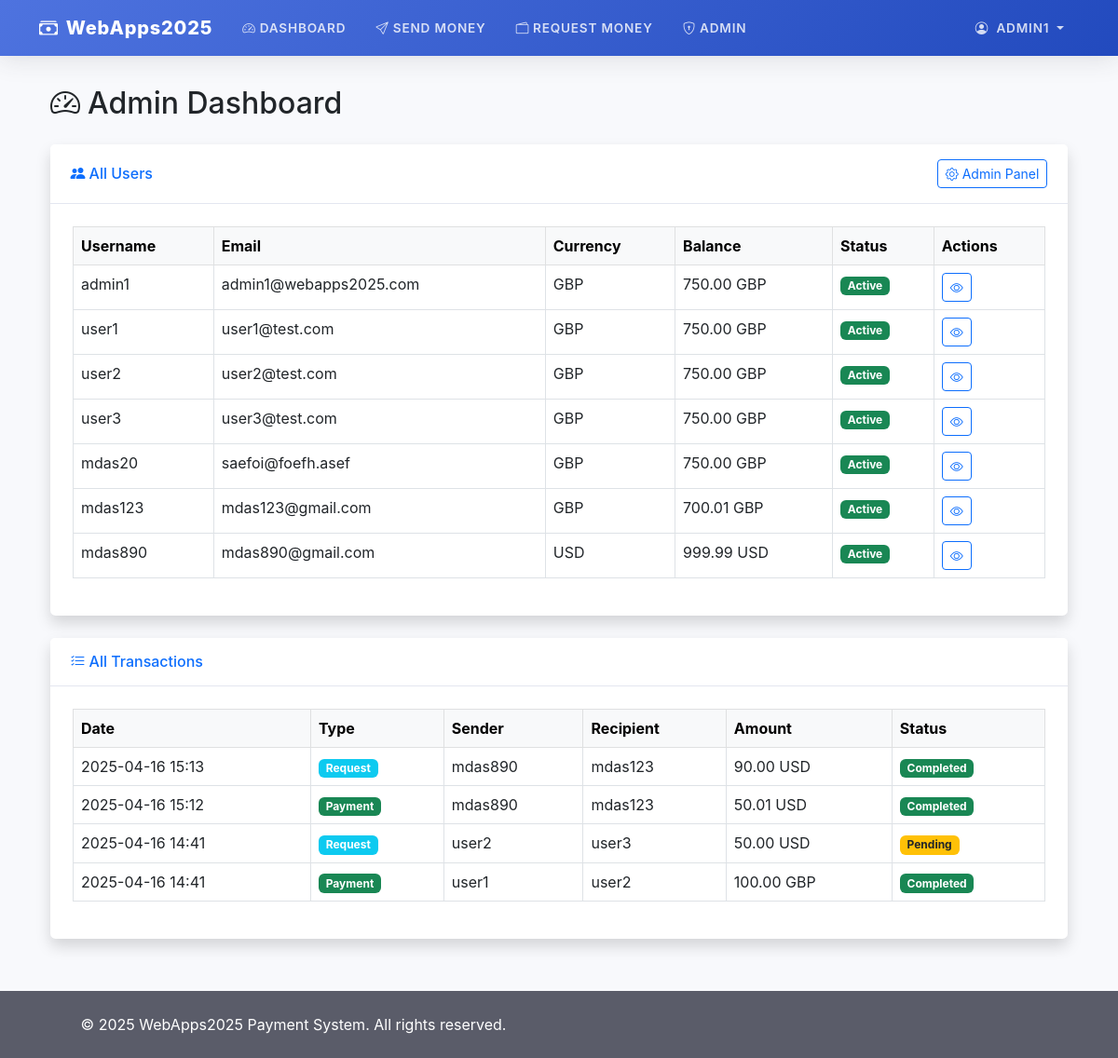
/admin-dashboard/ (signed in), run on the app's committed database.
### payapp/models.py (models this page shows, shortened)
class UserProfile(models.Model):
    user = models.OneToOneField(User, on_delete=models.CASCADE)
    currency = models.CharField(
        max_length=3,
        choices=CURRENCY_CHOICES,
        default='GBP'
    )
    balance = models.DecimalField(
        max_digits=10,
        decimal_places=2,
        default=Decimal('0.00'),
        validators=[MinValueValidator(Decimal('0.00'))]
    )

class Transaction(models.Model):
    TRANSACTION_TYPES = [
        ('PAYMENT', 'Payment'),
        ('REQUEST', 'Request'),
    ]
    STATUS_CHOICES = [
        ('PENDING', 'Pending'),
        ('COMPLETED', 'Completed'),
        ('DECLINED', 'Declined'),
    ]
    sender = models.ForeignKey(
        User,
        related_name='sent_transactions',
        on_delete=models.PROTECT
    )
    recipient = models.ForeignKey(
        User,
        related_name='received_transactions',
        on_delete=models.PROTECT
    )
    amount = models.DecimalField(
        max_digits=10,
        decimal_places=2,
        validators=[MinValueValidator(Decimal('0.01'))]
    )
    currency = models.CharField(max_length=3, choices=CURRENCY_CHOICES)
    transaction_type = models.CharField(max_length=7, choices=TRANSACTION_TYPES)
    status = models.CharField(max_length=9, choices=STATUS_CHOICES, default='PENDING')
    created_at = models.DateTimeField(auto_now_add=True)
    updated_at = models.DateTimeField(auto_now=True)
    description = models.TextField(blank=True, null=True)
    class Meta:
        ordering = ['-created_at']

### payapp/views.py (the view)
# urls.py: path('admin-dashboard/', views.admin_dashboard, name='admin_dashboard'),
@staff_member_required
def admin_dashboard(request):
    if not request.user.is_staff:
        raise PermissionDenied
    users = User.objects.all().select_related('userprofile')
    transactions = Transaction.objects.all().order_by('-created_at')[:50]
    context = {
        'users': users,
        'transactions': transactions,
    }
    return render(request, 'payapp/admin_dashboard.html', context)

### templates/payapp/admin_dashboard.html (shortened to what this page needs)
{% extends 'base.html' %}
{% block content %}
<div class="container-fluid">
    <h2 class="mb-4">
        <i class="bi bi-speedometer2 me-2"></i>Admin Dashboard
    </h2>
    <div class="card shadow mb-4">
        <div class="card-header py-3 d-flex justify-content-between align-items-center">
            <h6 class="m-0 font-weight-bold text-primary">
                <i class="bi bi-people-fill me-1"></i>All Users
            </h6>
            <a href="{% url 'admin:index' %}" class="btn btn-sm btn-outline-primary">
                <i class="bi bi-gear me-1"></i>Admin Panel
            </a>
        </div>
        <div class="card-body">
            <div class="table-responsive">
                <table class="table table-bordered table-hover" width="100%" cellspacing="0">
                    <thead class="table-light">
                        <tr>
                            <th>Username</th>
                            <th>Email</th>
                            <th>Currency</th>
                            <th>Balance</th>
                            <th>Status</th>
                            <th>Actions</th>
                        </tr>
                    </thead>
                    <tbody>
                        {% for user in users %}
                        <tr>
                            <td>{{ user.username }}</td>
                            <td>{{ user.email }}</td>
                            <td>{{ user.userprofile.currency }}</td>
                            <td class="font-weight-bold">
                                {{ user.userprofile.balance }} {{ user.userprofile.currency }}
                            </td>
                            <td>
                                {% if user.is_active %}
                                    <span class="badge bg-success">Active</span>
                                {% else %}
                                    <span class="badge bg-secondary">Inactive</span>
                                {% endif %}
                            </td>
                            <td>
                                <a href="#" class="btn btn-sm btn-outline-primary">
                                    <i class="bi bi-eye"></i>
                                </a>
                            </td>
                        </tr>
                        {% endfor %}
                    </tbody>
                </table>
            </div>
        </div>
    </div>
    <div class="card shadow mb-4">
        <div class="card-header py-3">
            <h6 class="m-0 font-weight-bold text-primary">
                <i class="bi bi-list-check me-1"></i>All Transactions
            </h6>
        </div>
        <div class="card-body">
            <div class="table-responsive">
                <table class="table table-bordered table-hover" width="100%" cellspacing="0">
                    <thead class="table-light">
                        <tr>
                            <th>Date</th>
                            <th>Type</th>
                            <th>Sender</th>
                            <th>Recipient</th>
                            <th>Amount</th>
                            <th>Status</th>
                        </tr>
                    </thead>
                    <tbody>
                        {% for trans in transactions %}
                        <tr>
                            <td>{{ trans.created_at|date:"Y-m-d H:i" }}</td>
                            <td>
                                {% if trans.transaction_type == 'PAYMENT' %}
                                    <span class="badge bg-success">Payment</span>
                                {% else %}
                                    <span class="badge bg-info">Request</span>
                                {% endif %}
                            </td>
                            <td>{{ trans.sender.username }}</td>
                            <td>{{ trans.recipient.username }}</td>
                            <td class="font-weight-bold">
                                {{ trans.amount }} {{ trans.currency }}
                            </td>
                            <td>
                                <span class="badge
                                    {% if trans.status == 'COMPLETED' %}bg-success
                                    {% elif trans.status == 'DECLINED' %}bg-danger
                                    {% else %}bg-warning text-dark{% endif %}">
                                    {{ trans.get_status_display }}
                                </span>
                            </td>
                        </tr>
                        {% endfor %}
                    </tbody>
                </table>
            </div>
        </div>
    </div>
</div>
{% endblock %}

### templates/base.html (shortened to what this page needs)
<!DOCTYPE html>
<html lang="en">
<head>
    <link href="https://cdn.jsdelivr.net/npm/bootstrap@5.3.0/dist/css/bootstrap.min.css" rel="stylesheet">
    <link rel="stylesheet" href="https://cdn.jsdelivr.net/npm/bootstrap-icons@1.10.0/font/bootstrap-icons.css">
</head>
<body>
    <nav class="navbar navbar-expand-lg navbar-dark">
        <div class="container">
            <a class="navbar-brand" href="{% url 'dashboard' %}">
                <i class="bi bi-cash-stack me-2"></i>WebApps2025
            </a>
            <div class="collapse navbar-collapse" id="navbarNav">
                <ul class="navbar-nav me-auto">
                    {% if user.is_authenticated %}
                    <li class="nav-item">
                        <a class="nav-link {% if request.resolver_match.url_name == 'dashboard' %}active{% endif %}"
                           href="{% url 'dashboard' %}">
                            <i class="bi bi-speedometer2 me-1"></i>Dashboard
                        </a>
                    </li>
                    <li class="nav-item">
                        <a class="nav-link {% if request.resolver_match.url_name == 'make_payment' %}active{% endif %}"
                           href="{% url 'make_payment' %}">
                            <i class="bi bi-send me-1"></i>Send Money
                        </a>
                    </li>
                    <li class="nav-item">
                        <a class="nav-link {% if request.resolver_match.url_name == 'request_payment' %}active{% endif %}"
                           href="{% url 'request_payment' %}">
                            <i class="bi bi-wallet2 me-1"></i>Request Money
                        </a>
                    </li>
                    {% if user.is_staff %}
                    <li class="nav-item">
                        <a class="nav-link {% if request.resolver_match.url_name == 'admin_dashboard' %}active{% endif %}"
                           href="{% url 'admin_dashboard' %}">
                            <i class="bi bi-shield-lock me-1"></i>Admin
                        </a>
                    </li>
                    {% endif %}
                    {% endif %}
                </ul>
                <ul class="navbar-nav">
                    {% if user.is_authenticated %}
                    <li class="nav-item dropdown">
                        <a class="nav-link dropdown-toggle" href="#" id="userDropdown" role="button"
                           data-bs-toggle="dropdown" aria-expanded="false">
                            <i class="bi bi-person-circle me-1"></i>
                            <span class="d-none d-lg-inline">{{ user.username }}</span>
                        </a>
                    </li>
                    {% endif %}
                </ul>
            </div>
        </div>
    </nav>
    <main class="main-content">
        <div class="container">
            {% block content %}{% endblock %}
        </div>
    </main>
    <footer>
        <div class="container">
            <div class="row align-items-center">
                <div class="col-md-6 text-center">
                    <p class="mb-0">&copy; {% now "Y" %} WebApps2025 Payment System. All rights reserved.</p>
                </div>
            </div>
        </div>
    </footer>
</body>
</html>

### templates/base.html (style rules this page uses)
:root { --primary-color: #4e73df; --secondary-color: #858796; --success-color: #1cc88a; --info-color: #36b9cc; --warning-color: #f6c23e; --danger-color: #e74a3b; --light-color: #f8f9fc; --dark-color: #5a5c69; }
body { display: flex; flex-direction: column; min-height: 100vh; background-color: #f8f9fc; font-family: 'Nunito', -apple-system, BlinkMacSystemFont, 'Segoe UI', Roboto, 'Helvetica Neue', Arial, sans-serif; }
.navbar { padding: 0.5rem 1rem; box-shadow: 0 0.15rem 1.75rem 0 rgba(58, 59, 69, 0.15); background: linear-gradient(135deg, var(--primary-color) 0%, #224abe 100%); }
.navbar-brand { font-weight: 800; font-size: 1.25rem; letter-spacing: 0.05rem; }
.navbar-dark .navbar-nav .nav-link { color: rgba(255, 255, 255, 0.8); padding: 0.75rem 1rem; font-size: 0.85rem; font-weight: 600; text-transform: uppercase; letter-spacing: 0.05rem; }
.main-content { flex: 1; padding: 2rem 0; }
.card { border: none; border-radius: 0.35rem; box-shadow: 0 0.15rem 1.75rem 0 rgba(58, 59, 69, 0.1); margin-bottom: 1.5rem; }
.card-header { background-color: white; border-bottom: 1px solid #e3e6f0; padding: 1rem 1.35rem; font-weight: 600; color: var(--dark-color); }
.card-body { padding: 1.5rem; }
footer { background-color: var(--dark-color); color: white; padding: 1.5rem 0; margin-top: auto; }

### data on the page
Transaction: transaction_type "Request"
Transaction: transaction_type "Payment"
Transaction: transaction_type "Request"
Transaction: transaction_type "Payment"

### other printed values
{{ user.username }} "ADMIN1"
{{ user.username }} "admin1"
{{ user.email }} "admin1@webapps2025.com"
{{ user.userprofile.currency }} "GBP"
{{ user.userprofile.balance }} "750.00"
{{ user.username }} "user1"
{{ user.email }} "user1@test.com"
{{ user.username }} "user2"
{{ user.email }} "user2@test.com"
{{ user.username }} "user3"
{{ user.email }} "user3@test.com"
{{ user.username }} "mdas20"
{{ user.email }} "saefoi@foefh.asef"
{{ user.username }} "mdas123"
{{ user.email }} "mdas123@gmail.com"
